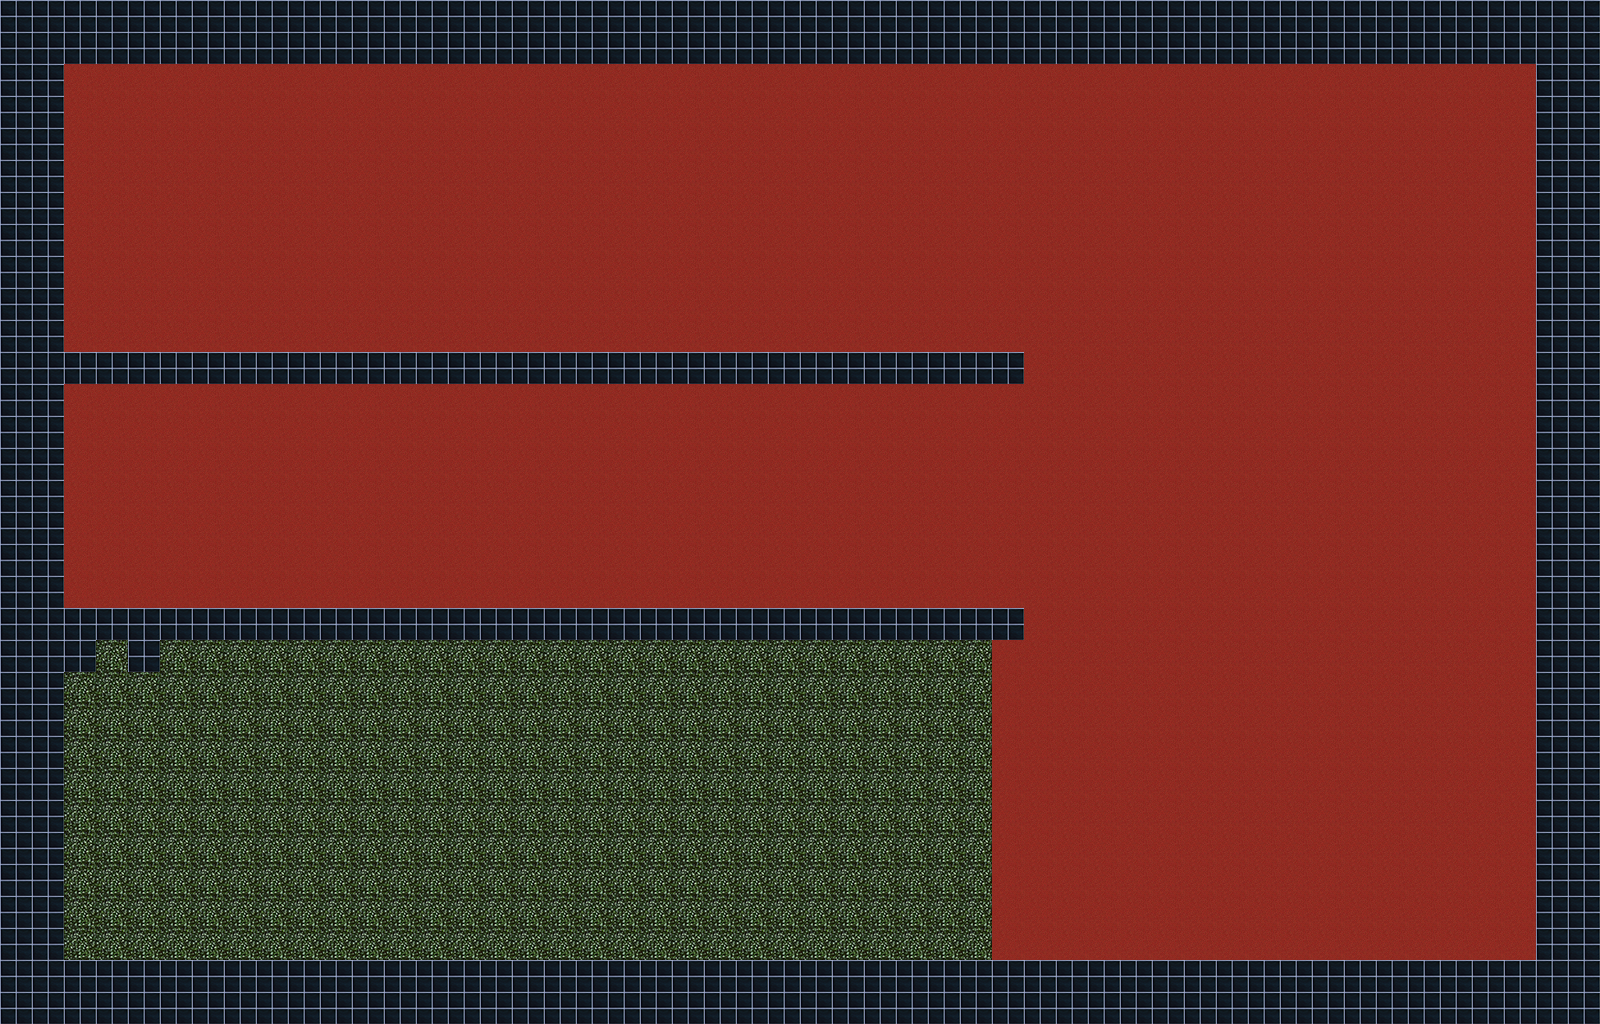

This game map was drawn from its Tiled (.tmx) file and the tilesets committed beside it. A one-line description and the trimmed map source follow:
An orthogonal 50x32 tile map with 32x32 px tiles, 2 tile layers (ground, wall) and 21 objects.

<map version="1.0" orientation="orthogonal" renderorder="right-down" width="50" height="32" tilewidth="32" tileheight="32" nextobjectid="25">
 <tileset firstgid="1" name="dungeon" tilewidth="32" tileheight="32">
  <image source="dungeon.png" trans="ff00ff" width="96" height="96" />
 </tileset>
 <layer name="ground" width="50" height="32">
  <data>[1600 cells, 1600 non-empty, 2 distinct tile ids]</data>
 </layer>
 <layer name="wall" width="50" height="32">
  <data>[1600 cells, 374 non-empty, 1 distinct tile ids]</data>
 </layer>
 <objectgroup name="vdoor" />
 <objectgroup name="hdoor" />
 <objectgroup name="lever">
  <object id="21" x="160" y="209.333" width="32" height="16" />
 </objectgroup>
 <objectgroup name="goal">
  <object id="23" x="96" y="640" width="32" height="32" />
 </objectgroup>
 <objectgroup name="player">
  <object id="2" x="112" y="449.333">
   <ellipse />
  </object>
 </objectgroup>
 <objectgroup name="enemy">
  <object id="4" x="1318.67" y="794.667">
   <ellipse />
  </object>
  <object id="5" x="314.667" y="157.333">
   <ellipse />
  </object>
  <object id="24" x="964" y="224" width="32" height="32" />
 </objectgroup>
 <objectgroup name="trap">
  <object id="6" x="958.667" y="384" width="32" height="32" />
  <object id="7" x="960" y="574.667" width="32" height="32" />
  <object id="8" x="1377.33" y="862.667" width="32" height="32" />
  <object id="9" x="1341.33" y="192" width="32" height="32" />
  <object id="10" x="960" y="190.667" width="32" height="32" />
  <object id="11" x="640" y="129.333" width="32" height="32" />
  <object id="12" x="318.667" y="288" width="32" height="32" />
  <object id="13" x="930.667" y="669.333" width="32" height="32" />
  <object id="14" x="386.667" y="864" width="32" height="32" />
  <object id="15" x="289.333" y="673.333" width="32" height="32" />
  <object id="16" x="510.667" y="862.667" width="32" height="32" />
  <object id="17" x="512" y="672" width="32" height="32" />
  <object id="18" x="224" y="860" width="32" height="32" />
  <object id="19" x="800" y="866.667" width="32" height="32" />
  <object id="20" x="1022.67" y="770.667" width="32" height="32" />
 </objectgroup>
</map>
